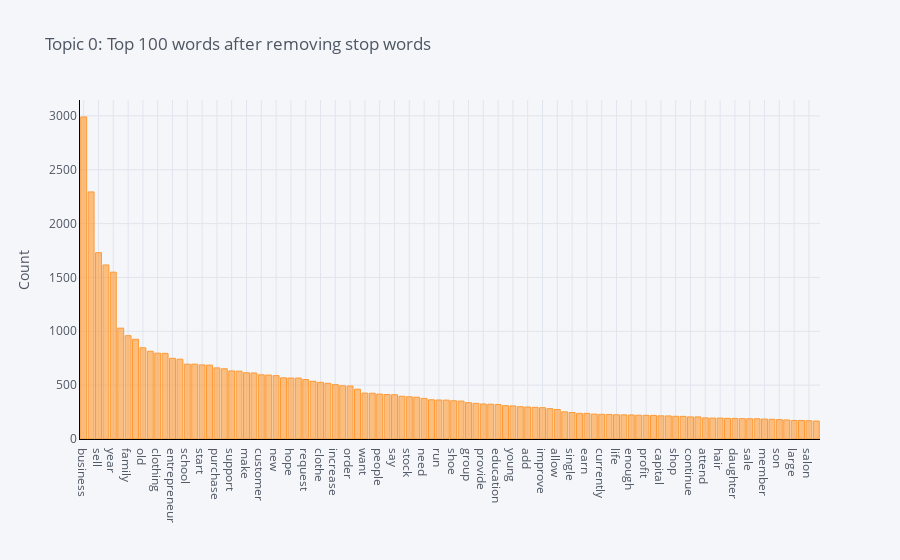

Notebook source saved alongside this figure:
### Markdown cell above
# 5. Analyze Model

### Code cell
plot_model(lda)

### Figure 1 — Plotly figure (JSON) as saved in the notebook; plotly's stock layout.template omitted (floating-point values rounded to 4 significant figures)
{"data": [{"name": "count", "text": "", "y": [2990, 2294, 1730, 1616, 1549, 1029, 959, 926, 847, 815, 797, 795, 749, 741, 695, 695, 688, 686, 660, 652, 632, 630, 615, 613, 596, 594, 588, 568, 566, 566, 552, 536, 526, 517, 505, 494, 492, 462, 426, 425, 417, 413, 411, 397, 392, 388, 377, 364, 362, 361, 355, 352, 337, 331, 325, 323, 320, 310, 307, 300, 297, 294, 291, 282, 274, 252, 246, 238, 238, 231, 229, 228, 225, 224, 223, 221, 220, 219, 215, 214, 211, 210, 205, 205, 196, 194, 194, 192, 191, 189, 188, 188, 185, 183, 180, 177, 172, 172, 170, 167], "marker": {"color": "rgba(255, 153, 51, 0.6)", "line": {"color": "rgba(255, 153, 51, 1.0)", "width": 1}}, "x": ["business", "loan", "sell", "child", "year", "buy", "family", "community", "old", "live", "clothing", "small", "entrepreneur", "woman", "school", "work", "start", "good", "purchase", "use", "support", "income", "make", "product", "customer", "husband", "new", "help", "hope", "also", "request", "mother", "clothe", "able", "increase", "well", "order", "operate", "want", "hard", "people", "expand", "say", "store", "stock", "money", "need", "pay", "run", "would", "shoe", "go", "group", "plan", "provide", "time", "education", "get", "young", "keep", "add", "explain", "improve", "ago", "allow", "client", "single", "grow", "earn", "home", "currently", "offer", "life", "age", "enough", "take", "profit", "item", "capital", "receive", "shop", "month", "continue", "invest", "attend", "high", "hair", "inventory", "daughter", "rent", "sale", "beauty", "member", "house", "son", "marry", "large", "lot", "salon", "like"], "type": "bar", "orientation": "v"}], "layout": {"title": {"text": "Topic 0: Top 100 words after removing stop words", "font": {"color": "#4D5663"}}, "paper_bgcolor": "#F5F6F9", "plot_bgcolor": "#F5F6F9", "yaxis": {"tickfont": {"color": "#4D5663"}, "title": {"text": "Count", "font": {"color": "#4D5663"}}, "showgrid": true, "zerolinecolor": "#E1E5ED", "gridcolor": "#E1E5ED", "linecolor": "black"}, "xaxis": {"tickfont": {"color": "#4D5663"}, "title": {"text": "", "font": {"color": "#4D5663"}}, "showgrid": true, "zerolinecolor": "#E1E5ED", "gridcolor": "#E1E5ED", "linecolor": "black"}, "legend": {"bgcolor": "#F5F6F9", "font": {"color": "#4D5663"}}}}
